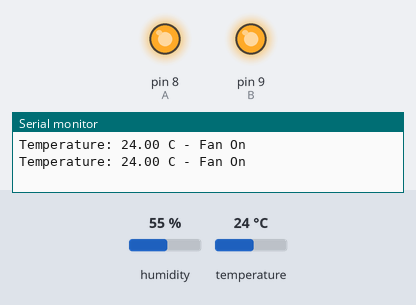
Recording of a sketch running on a simulated Arduino Uno, built with avr-gcc and run on an emulated ATmega328P. On the bench: output pins drawn as LEDs (lit = HIGH), the last lines printed to the serial monitor. The inputs (shaded band) are chosen by the test bench; at power-on: temperature 24 °C, humidity 55 %.

Above: at 3.3 s.
3.4 s: temperature set to 2 °C
6.7 s: temperature set to 0 °C
At 9.4 s:
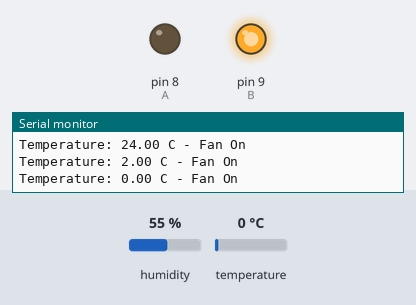
10.0 s: temperature set to 12 °C
At 11.0 s:
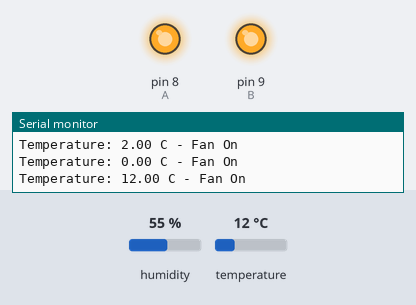
Timing chart, 0 to 13.0 s (numbered marks = the images above; inputs shaded):
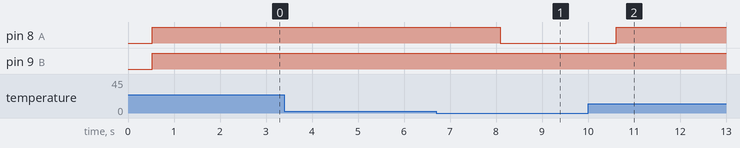

The sketch:

minuk.ino
```cpp
#include<DHT11.h>
DHT11 dht11(2);
int A = 8; // D8번 핀을 INA 핀으로 설정
int B = 9; // D9번 핀을 INB 핀으로 설정

void setup() {
  pinMode(A,OUTPUT); // A 핀을 출력으로 변경
  pinMode(B,OUTPUT);  // B 핀을 출력으로 변경
  Serial.begin(115200); // 통신 초기화
}

void loop() {
  float temperature = dht11.readTemperature();
  Serial.print("Temperature: ");
  Serial.print(temperature);
  Serial.println(" C - Fan On");
  if (temperature < 1){
    digitalWrite(A,LOW);
    digitalWrite(B,HIGH);
  }
  else {
    digitalWrite(A,HIGH); // 전체 정지
    digitalWrite(B,HIGH);
  }
  delay(2000);
}
```

Measured:
- the behaviour switches between 1 and 0 °C on temperature (found by bisection; images 0 and 1)
- after the input at 6.7 s, pin 8 (A): HIGH → LOW after 1.4 s
- after the input at 10.0 s, pin 8 (A): LOW → HIGH after 0.62 s
